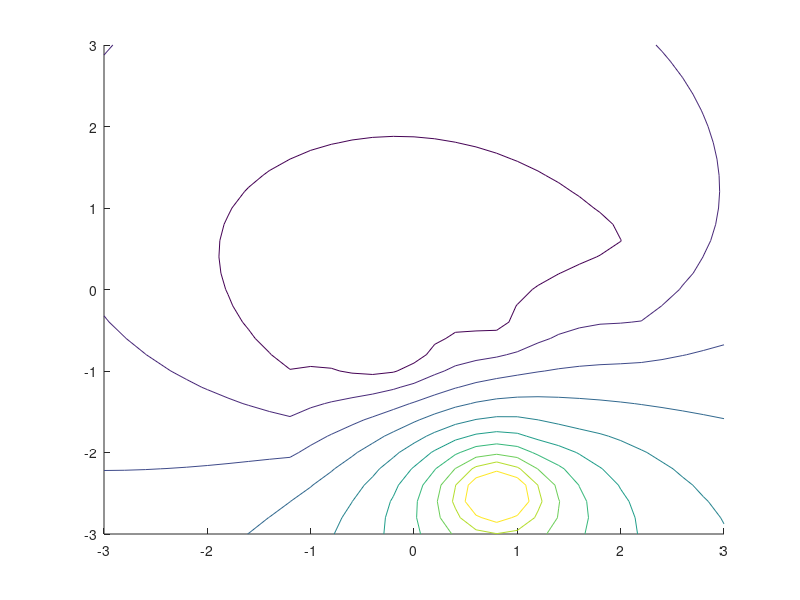

MATLAB code for this plot: (Note: this script raises an error after producing the figure.)
%% Two parts in this file
% section 1: visualize potential field contours and gradient vectors
% section 2: run gradient descent calculations to get path points

%% numerically solve for potential field and gradient field over a meshgrid
clc; clf; close all; clear all;
load data_files/shapedata;

[X Y] = meshgrid(-3:.2:3);
Z4 = 0;
inc = .1;
for i=1:size(endpoints, 1)
    for j = min(endpoints(i,:,1)):inc:max(endpoints(i,:,1))
        for k = min(endpoints(i,:,2)):inc:max(endpoints(i,:,2))
            Z4 = Z4 + log(sqrt((X-j).^2+(Y-k).^2));
        end
    end
end
for theta = 0:inc:2*pi
    a = center(1)+radius.*cos(theta);
    b = center(2)+radius.*sin(theta);
    Z4 = Z4 - log(sqrt((X-a).^2+(Y-b).^2))*2;
end
[U V] = gradient(Z4, .2, .2);
U(isinf(U)) = 0;
V(isinf(V)) = 0;
contour(X, Y, Z4, 'levels', 20)
hold on
quiver(X, Y, U, V)
hold off
graph(radius, center, endpoints)
title('Identified shapes from initial position scan with potential field contours and gradient field vectors')

%% generate path points using this parameterized function
clc; clf; close all; clear all;

lambda = .001; sigma = .9575;
xi = 0; yi = 0; max_pts = 100;
[xn, yn] = calculate_all('data_files/shapedata', xi, yi, lambda, sigma, max_pts)
save('data_files/pathpoints', 'xn', 'yn')

function [xn yn] = calculate_all(input, xi, yi, lambda, sigma, max_pts)
    load(input);
    
    % make potential eq and find gradient
    syms X Y Z;
    inc = .1;
    for i=1:size(endpoints, 1)
        for j = min(endpoints(i,:,1)):inc:max(endpoints(i,:,1))
            for k = min(endpoints(i,:,2)):inc:max(endpoints(i,:,2))
                Z = Z + log(sqrt((X-j).^2+(Y-k).^2));
            end
        end
    end
    for theta = 0:inc:2*pi
        a = center(1)+radius.*cos(theta);
        b = center(2)+radius.*sin(theta);
        Z = Z - log(sqrt((X-a).^2+(Y-b).^2))*3;
    end
    G = gradient(Z, [X, Y]);
    
    % calculate points in gradient descent using gradient eqs
    dist_from_center = sqrt((xi-center(1))^2+(yi-center(2))^2);
    xn = zeros(1,1);
    yn = zeros(1,1);
    xn(1) = xi;
    yn(1) = yi;
    i = 2;
    while dist_from_center > radius & i < max_pts
        fx = subs(G(1), [X Y], [xn(i-1) yn(i-1)]);
        fy = subs(G(2), [X Y], [xn(i-1) yn(i-1)]);
        xn(i) = lambda*fx + xn(i-1);
        yn(i) = lambda*fy + yn(i-1);
        
        hold on; plot(xn(i), yn(i), 'gx'); pause(.25); hold off; % graph pts
        dist_from_center = sqrt((xn(i)-center(1))^2+(yn(i)-center(2))^2);
        lambda = lambda*sigma;
        i = i + 1;
    end
    graph(radius, center, endpoints) % graph gauntlet
    legend('Path points')
    title('Path to BoB using gradient descent')
end

% graph gauntlet layout for context on the graph
function graph(radius, center, endpoints)
    hold on
    
    % calculate equidistant points along circle perimeter
    circlepts = zeros(2,360);
    for angle=1:360
        circlepts(:,angle) = [radius*cosd(angle)+center(1), radius*sind(angle)+center(2)];
    end
    plot(circlepts(1,:), circlepts(2,:), 'm') % circle
    plot(center(:,1), center(:,2), 'mx') % circle center
    plot(0,0,'bx') % start point
    for i=1:size(endpoints, 1)
        plot(endpoints(i,:,1), endpoints(i,:,2), 'r') % all the line segments
    end
    axis equal;
    xlim([-2, 3]);
    ylim([-3, 1]);
    xlabel('[m]')
    ylabel('[m]')
    hold off;
end